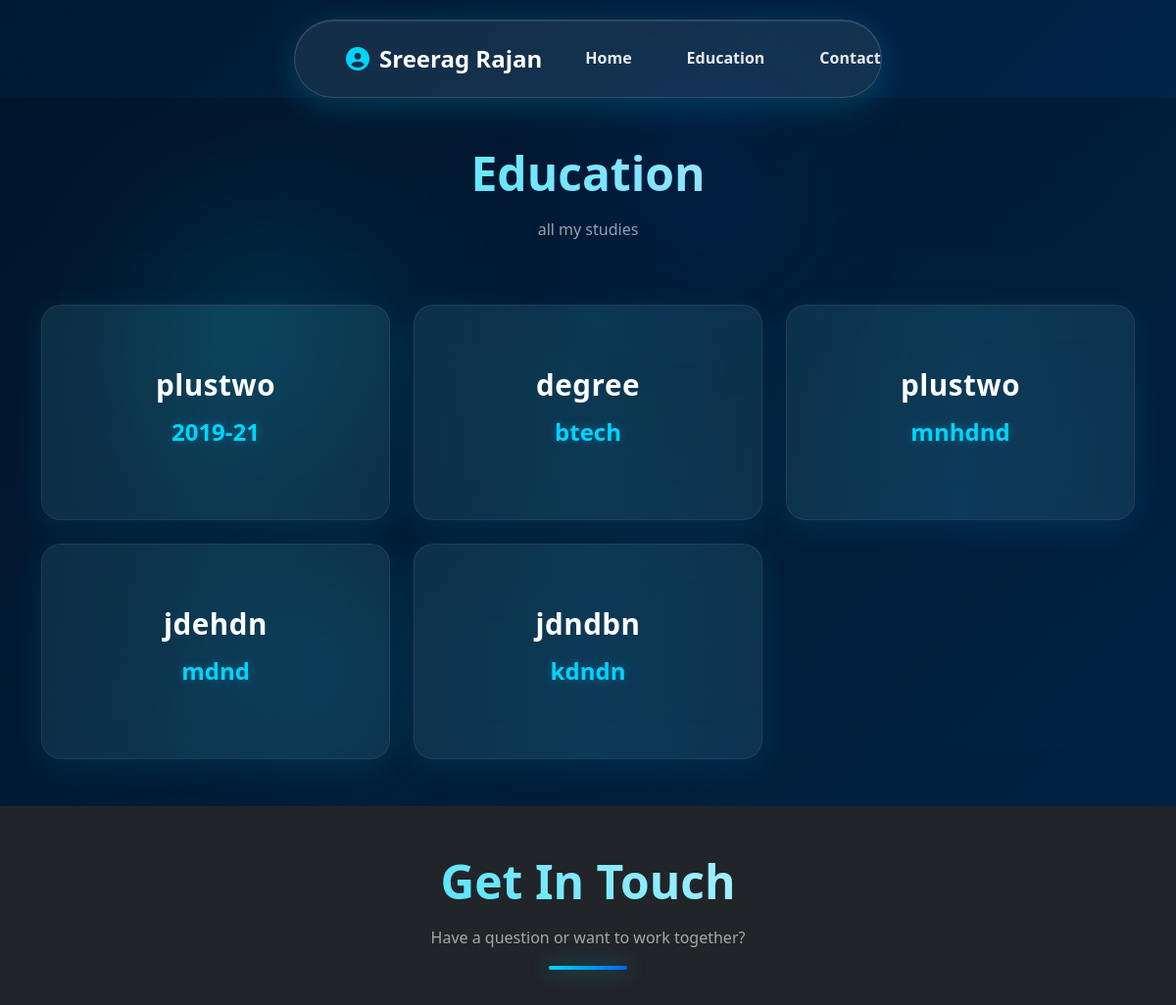
Before: / (upper part) with the older database file.
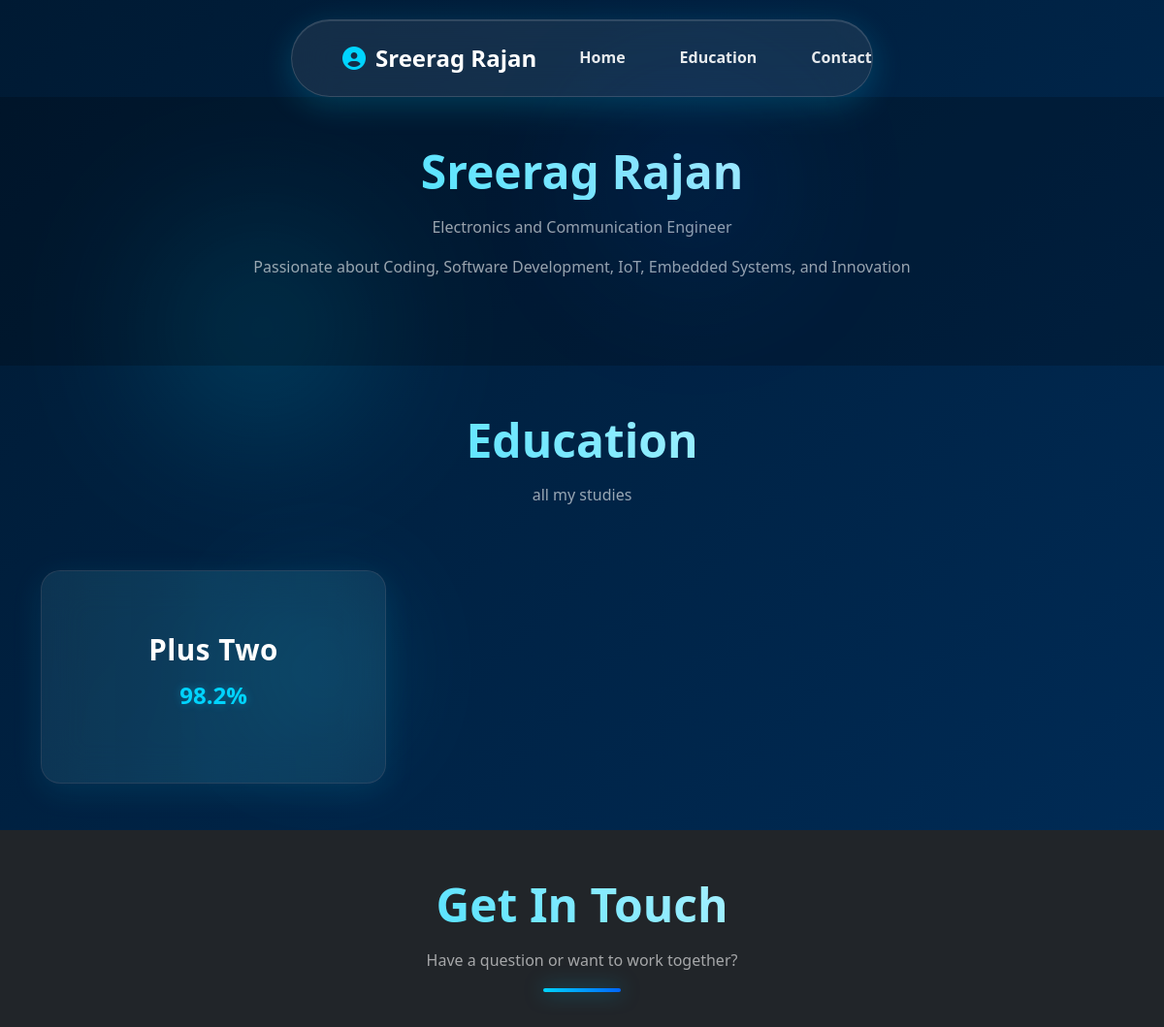
After: the same page with the newer database file.
### models.py (models this page shows)
class SectionHead(db.Model):
    __tablename__ = "section_head"
    id = db.Column(db.Integer, primary_key=True)
    section_name = db.Column(db.String(100), unique=True, nullable=False)
    section_title = db.Column(db.String(200), nullable=False)
    section_description = db.Column(db.Text)
    display_order = db.Column(db.Integer, default=0)
    items = db.relationship("SectionBody", backref="section", cascade="all, delete",
                            order_by="SectionBody.item_order")

class SectionBody(db.Model):
    __tablename__ = "section_body"
    id = db.Column(db.Integer, primary_key=True)
    section_id = db.Column(db.Integer, db.ForeignKey("section_head.id"), nullable=False)
    content_key = db.Column(db.String(100), nullable=False)
    content_value = db.Column(db.Text, nullable=False)
    group_id = db.Column(db.Integer, default=0)
    item_order = db.Column(db.Integer, default=0)

### viewer/routes.py (the view)
@viewer_bp.route("/")
def index():
    portfolio_data = []
    sections = SectionHead.query.order_by(SectionHead.display_order.asc()).all()
    for sec in sections:
        items = SectionBody.query.filter_by(section_id=sec.id).order_by(SectionBody.item_order.asc()).all()
        item_list = []
        for i in items:
            item_list.append({
                "id": i.id,
                "content_key": i.content_key,
                "content_value": i.content_value,
                "group_id": i.group_id,
                "item_order": i.item_order
            })
        portfolio_data.append({
            "section": sec,
            "items": item_list
        })
    return render_template("index.html", portfolio_data=portfolio_data)

### templates/index.html (shortened to what this page needs)
<!DOCTYPE html>
<html lang="en">
<head>
    <link href="https://cdn.jsdelivr.net/npm/bootstrap@5.3.0/dist/css/bootstrap.min.css" rel="stylesheet">
    <link rel="stylesheet" href="https://cdnjs.cloudflare.com/ajax/libs/font-awesome/6.6.0/css/all.min.css">
    <link rel="stylesheet" href="{{ url_for('static', filename='css/viewer.css') }}">
</head>
<body>
    <nav class="navbar navbar-expand-lg navbar-dark bg-dark fixed-top">
        <div class="container">
            <a class="navbar-brand" href="#home">
                <i class="fas fa-user-circle"></i> Sreerag Rajan
            </a>
            <div class="collapse navbar-collapse" id="navbarNav">
                <ul class="navbar-nav ms-auto">
                    <li class="nav-item">
                        <a class="nav-link" href="#hero">Home</a>
                    </li>
                    {% for data in portfolio_data %}
                    <li class="nav-item">
                        {% if data.section.section_name != "hero" %}
                        <a class="nav-link" href="#{{ data.section.section_name }}">
                            {{ data.section.section_title }}
                        </a>
                        {% endif %}
                    </li>
                    {% endfor %}
                    <li class="nav-item">
                        <a class="nav-link" href="#contact">Contact</a>
                    </li>
                </ul>
            </div>
        </div>
    </nav>
    {% for data in portfolio_data %}
    <section id="{{ data.section.section_name }}" class="py-5">
        <div class="container">
            <div class="row mb-5">
                <div class="col-lg-12 text-center">
                    <h2 class="section-title">{{ data.section.section_title }}</h2>
                    {% if data.section.section_description %}
                    <p class="text-muted">{{ data.section.section_description }}</p>
                    {% endif %}
                    {% if data.section.section_name == "hero" %}
                    <p class="text-muted">
                        Passionate about Coding, Software Development, IoT, Embedded Systems, and Innovation
                    </p>
                    {% endif %}
                </div>
            </div>
            <div class="row g-4">
                {% for item in data["items"] %}
                <div class="col-lg-4 col-md-6">
                    <div class="card item-card h-100">
                        <div class="card-body">
                            {% if item.get('content_key') %}
                            <h5 class="card-title">{{ item.content_key }}</h5>
                            {% endif %}
                            {% if item.get('content_value') %}
                            <h6 class="card-subtitle mb-2">{{ item.content_value }}</h6>
                            {% endif %}
                        </div>
                    </div>
                </div>
                {% endfor %}
            </div>
        </div>
    </section>
    {% endfor %}
    <section id="contact" class="py-5 bg-dark text-light">
        <div class="container">
            <div class="row mb-5">
                <div class="col-lg-12 text-center">
                    <h2 class="section-title text-light">Get In Touch</h2>
                    <p class="text-light-muted">Have a question or want to work together?</p>
                    <div class="title-underline"></div>
                </div>
            </div>
        </div>
    </section>
</body>
</html>

Changed rows visible on the page:
removed SectionBody: content_key "degree", content_value "btech"
removed SectionBody: content_key "plustwo", content_value "mnhdnd"
removed SectionBody: content_key "jdehdn", content_value "mdnd"
removed SectionBody: content_key "jdndbn", content_value "kdndn"
added SectionHead: section.section_title "Sreerag Rajan", section.section_description "Electronics and Communication Engineer"
changed SectionBody: content_key "plustwo" → "Plus Two"; content_value "2019-21" → "98.2%"
Other visible differences:
new list line: "Passionate about Coding, Software Development, IoT, Embedded Systems, and Innovation"
